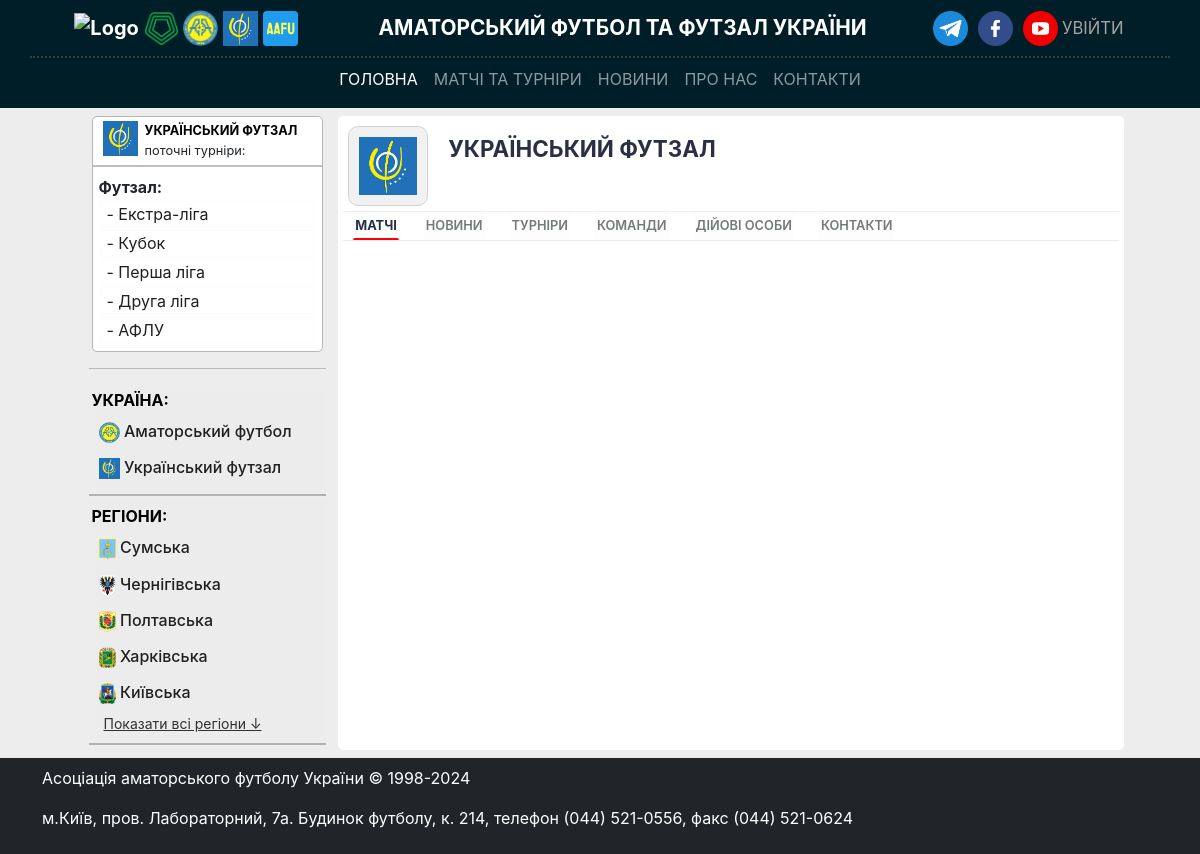
The page /region/Ukrainian_futsal on the database its author committed.
### models/region.py (models this page shows, shortened)
class Region(Base):
    __tablename__ = "regions"
    __table_args__ = (UniqueConstraint("slug", name="uq_region_slug"),)
    id: Mapped[intpk]
    name: Mapped[str] = mapped_column(String(30), nullable=False)
    emblem: Mapped[str | None] = mapped_column(String(256))
    slug: Mapped[str] = mapped_column(String(30), nullable=False, unique=True)
    status: Mapped[bool] = mapped_column(default=0, server_default="0", nullable=False)
    organizations: Mapped[list["Organization"]] = relationship(
        back_populates="region",
        cascade="all, delete-orphan",
    )
    teams: Mapped[list["Team"]] = relationship(
        back_populates="region",
    )
    stadiums: Mapped[list["Stadium"]] = relationship(
        back_populates="region",
    )
    persons: Mapped[list["Person"]] = relationship(
        back_populates="region",
    )
    contact: Mapped[list["Contact"]] = relationship(
        back_populates="region",
    )
    newstables: Mapped[list["News"]] = relationship(
        back_populates="region",
    )

### models/tournament.py (models this page shows, shortened)
class Tournament(Base):
    __tablename__ = "tournaments"
    __table_args__ = (
    )
    id: Mapped[intpk]
    name: Mapped[str] = mapped_column(String(70), nullable=False)
    full_name: Mapped[str] = mapped_column(String(100), nullable=False)
    slug: Mapped[str] = mapped_column(String(256), nullable=False, unique=True)
    logo: Mapped[str | None] = mapped_column(String(256))
    description: Mapped[str] = mapped_column(Text, default="", server_default="", nullable=True)
    football_type = Column(
        SQLAlchemyEnum(FootballType),
        default=FootballType.football,
        server_default=FootballType.football.value,
        nullable=False,
    )
    website: Mapped[str | None] = mapped_column(String)
    page_facebook: Mapped[str | None] = mapped_column(String)
    page_youtube: Mapped[str | None] = mapped_column(String)
    page_telegram: Mapped[str | None] = mapped_column(String)
    page_instagram: Mapped[str | None] = mapped_column(String)
    level_int: Mapped[int | None]
    level: Mapped[str | None]
    level_up: Mapped[str | None]
    level_down: Mapped[str | None]
    create_year: Mapped[str | None]
    organization_id: Mapped[int | None] = mapped_column(
        ForeignKey("organizations.id", onupdate="SET NULL", ondelete="SET NULL"),
    )
    football_type_id: Mapped[int] = mapped_column(
        ForeignKey("football_types.id", onupdate="SET NULL", ondelete="SET NULL"),
    )
    organization: Mapped["Organization"] = relationship(
        back_populates="tournaments",
    )
    seasons: Mapped[list["Season"]] = relationship(
        back_populates="tournament",
    )
    football_types: Mapped["FootbalType"] = relationship(
        back_populates="tournaments",
    )

### models/season.py (models this page shows, shortened)
class Season(Base):
    __tablename__ = "seasons"
    id: Mapped[intpk]
    name: Mapped[str] = mapped_column(String(70), nullable=False)
    full_name: Mapped[str] = mapped_column(String(250), nullable=True)
    start_date: Mapped[BigInteger | None] = mapped_column(BigInteger)
    end_date: Mapped[BigInteger | None] = mapped_column(BigInteger)
    year: Mapped[str | None] = mapped_column(String(20))
    logo: Mapped[str | None] = mapped_column(String(256))
    standing: Mapped[bool] = mapped_column(default=1, server_default="1", nullable=False )
    slug: Mapped[str] = mapped_column(String(100), nullable=False, unique=True)
    tournament_id: Mapped[int] = mapped_column(ForeignKey("tournaments.id", ondelete="CASCADE"),)
    team_winner_id: Mapped[int | None] = mapped_column(ForeignKey("teams.id", onupdate="SET NULL", ondelete="SET NULL"), nullable=True)
    tournament: Mapped["Tournament"] = relationship(back_populates="seasons",)
    team_winner: Mapped["Team"] = relationship("Team", back_populates="seasons_won", foreign_keys=[team_winner_id])
    matches: Mapped["Match"] = relationship(back_populates="season",)
    teams_associations: Mapped[list["Team"]] = relationship(secondary="team_seasons_association", back_populates="seasons_associations",)

### controllers/region.py (the view)
@router.get("/{region_slug}")
async def read_region_by_slug(
    request: Request,
    region_slug: str,
    db: AsyncSession = Depends(get_db),
    current_user: str = Depends(get_current_user_for_button),
):
    user_session, is_authenticated = current_user
    return render(
        "region/region.html",
        request,
        {
            "regions_list": await get_regions_list(db),  # Список регіонів (бокове меню)
            "seasons": await get_seasons_region(db, region_slug=region_slug),
            "region": await get_region(db, region_slug=region_slug),
            "matches": await get_region_matches_week(db, region_slug=region_slug),
            "news_list": await get_news_list_region(db, region_slug=region_slug),
            "is_authenticated": is_authenticated,  # Передаємо значення
            "user_session": user_session,  # Ім'я користувача
        },
    )

### templates/region/region.html (shortened to what this page needs)
{% extends "base.html" %}
{% block content %}
  {% include "region/region_header.html" %}
{% endblock %}

### templates/base.html (shortened to what this page needs)
<!doctype html>
<html lang="uk">
<head>
    <link rel="stylesheet" href="{{ url_for('static', path='css/bootstrap.min.css') }}">
    <link rel="stylesheet" href="/static/css/stl_base.css">
</head>
<body>
    <nav class="navbar navbar-expand-lg navbar-dark">
        <div class="container navTitle border-bottom-only" style="justify-content: space-around">
            <div>
                <a class="navbar-brand p-0" href="/">
                    <img src="/static/img/techical_image/icon-uaf.png" alt="Logo" height="35">
                    <img src="/static/img/techical_image/icon-pfl.png" alt="Logo" width="35">
                    <img src="/static/img/techical_image/icon-aafu.png" alt="Logo" width="35">
                    <img src="/static/img/techical_image/icon-afu.jfif" alt="Logo" width="35">
                    <img src="/static/img/techical_image/icon-site_logo.png" alt="Logo" width="35">
                </a>
            </div>
            <div>
                <p>АМАТОРСЬКИЙ ФУТБОЛ ТА ФУТЗАЛ УКРАЇНИ</p>
            </div>
            <div class="social-media">
                <div>
                    <a target="_blank" href="/">
                        <img src="/static/img/techical_image/social_media/icon_tg.png" alt="logo" width="35"/>
                    </a>
                    <a target="_blank" href="https://www.facebook.com/aafu.org.ua">
                        <img src="/static/img/techical_image/social_media/icon_fb.png" alt="logo" width="35"/>
                    </a>
                    <a target="_blank" href="https://www.youtube.com/channel/UCPjEI04Vvcr3U2Ib62tUarA">
                        <img src="/static/img/techical_image/social_media/icon_youtube.png" alt="logo" width="35"/>
                    </a>
                </div>
                <div class="logIn-logout">
                    {% if user_session %}
                        <a href="/sign-in">Вийти</a>
                    {% else %}
                        <a href="/sign-in">Увійти</a>
                    {% endif %}
                </div>
            </div>
        </div>
        <div class="container navButton">
            <div class="collapse navbar-collapse" id="navbarNav" style="">
                <ul class="navbar-nav">
                    <li class="nav-item">
                        <a class="nav-link active" aria-current="page" href="/">Головна</a>
                    </li>
                    <li class="nav-item">
                        <a class="nav-link" href="#">Матчі та турніри</a>
                    </li>
                    <li class="nav-item">
                        <a class="nav-link" href="#">Новини</a>
                    </li>
                    <li class="nav-item">
                        <a class="nav-link" href="#">Про нас</a>
                    </li>
                    <li class="nav-item">
                        <a class="nav-link" href="#">Контакти</a>
                    </li>
                </ul>
            </div>
        </div>
    </nav>
    <div class="container">
        <div class="col-12 col-md-11 col-lg-11 mx-auto my-2">
            <div class="row">
                <aside class="col-12 col-md-3">
                    {% if seasons %}
                    <div class="selected-reg">
                        <div class="selected-name">
                            <div class="selected-logo">
                              <img src="{{ url_for('static', path='/img/regions/' ~ region.emblem) }}"
                                   alt="{{ region.name }} logo"
                                   height="35em">
                            </div>
                            <div class="selected-reg-tournament">
                              <a href="/region/{{ region.slug }}" data-region-slug="{{ region.slug }}">
                                {% if 1< region.id < 26 %}
                                    <span class="span-name">{{ region.name }} область</span>
                                {% else %}
                                    <span class="span-name">{{ region.name }}</span>
                                {% endif %}
                              </a>
                              <p>поточні турніри:</p>
                            </div>
                        </div>
                        <hr class="hr-border-between">
                        <div class="region-season">
                            {% set unique_types = [] %}
                            {% for type in seasons if type.football_type.value not in unique_types %}
                              <strong>{{ unique_types.append(type.football_type.value) or type.football_type.value }}:</strong>
                              {% for season in seasons if type.football_type.value == season.football_type.value %}
                                  {% if region.slug == season.region_slug %}
                                    <a
                                      href="/region/{{ season.region_slug }}/{{ season.season_slug }}/results"
                                      title="Відкрити турнір"
                                      data-season-slug="{{ season.season_slug }}">
                                        <div class="tournament">
                                            - {{ season.season_name }}
                                        </div>
                                    </a>
                                  {% endif %}
                              {% endfor %}
                            {% endfor %}
                        </div>
                    </div>
                    <hr class="hr-border-between-first">
                    {% endif %}
                    <div class="left-menu">
                      <span class="span-name">УКРАЇНА:</span>
                      <div class="left-menu-organisations">
                        {% for region in regions_list | selectattr("status", "equalto", 1) %}
                          <a href="/region/{{ region.slug }}"
                            title="Відкрити всі діючі турніри {{ region.name }}у"
                            data-region-slug="{{ region.slug }}"
                          >
                              <div class="region_name">
                                <img
                                  src="{{ url_for('static', path='/img/regions/' ~ region.emblem) }}"
                                  alt="{{ region.name }} logo"
                                  width="21rem"
                                  height="21rem"
                                  class="leftMenu__flag"
                                >
                                <span class="leftMenu_button">{{ region.name }}</span>
                              </div>
                          </a>
                        {% endfor %}
                      </div>
                    </div>
                    <hr class="hr-border-between">
                    <div class="left-menu">
                        <span class="span-name">РЕГІОНИ:</span>
                        <div class="left-menu-organisations">
                            {% for region in regions_list | selectattr("status", "equalto", 0) %}
                                <a
                                  href="/region/{{ region.slug }}"
                                  title="Відкрити всі діючі турніри {{ region.name }} області"
                                  data-region-slug="{{ region.slug }}"
                                  class="region-link {% if loop.index > 5 %}hidden-region{% endif %}">
                                    <div class="region">
                                        <img
                                          src="{{ url_for('static', path='/img/regions/' ~ region.emblem) }}"
                                          alt="{{ region.name }} logo"
                                          width="17rem"
                                          height="21rem"
                                          class="leftMenu__flag">
                                        <span class="leftMenu_button">{{ region.name }}</span>
                                    </div>
                                </a>
                            {% endfor %}
                        </div>
                        {% if regions_list|length > 5 %}
                            <a id="toggleRegions" class="show-more-btn">Показати всі регіони ↓</a>
                        {% endif %}
                    </div>
                    <hr class="hr-border-between">
                </aside>
                <div class="col-12 col-md-9 block-content" data-main="content">
                    {% block content %}
                    {% endblock %}
                </div>
            </div>
        </div>
    </div>
    <div class="navbar navbar-expand-lg navbar-dark bg-dark">
        <div  class="container" style="color: white; display: block;">
            <p>Асоціація аматорського футболу України © 1998-2024</p>
            <p>
                м.Київ, пров. Лабораторний, 7а. Будинок футболу, к. 214,
                телефон (044) 521-0556, факс (044) 521-0624
            </p>
        </div>
    </div>
</body>
</html>

### templates/region/region_header.html (shortened to what this page needs)
<link rel="stylesheet" href="/static/css/region/stl_region_nav_block.css">
<div class="region-header">
    <div class="region-main-info">
        <div class="region-logo">
            <img class="logo_redion_in_season"
                 src="{{ url_for('static', path='/img/regions/' ~ region.emblem) }}"
                 alt="logo {{ region.name }}">
        </div>
        <div class="region-name">
            {% if 1< region.id < 26 %}
                <h5>{{ region.name }} область</h5>
            {% else %}
                <h5>{{ region.name }}</h5>
            {% endif %}
        </div>
    </div>
    <div class="nav-buttons">
        <a href="/region/{{ region.slug }}">Матчі</a>
        <a href="/region/{{ region.slug }}/news">Новини</a>
        <a href="/region/{{ region.slug }}/tournaments">Турніри</a>
        <a href="/region/{{ region.slug }}/teams">Команди</a>
        <a href="/region/{{ region.slug }}/persons">Дійові особи</a>
        <a href="/region/{{ region.slug }}/contacts">Контакти</a>
    </div>
</div>

### rows shown on the page
Region: emblem (picture), name "УКРАЇНСЬКИЙ ФУТЗАЛ", name "Український футзал"
Season: season_name "Екстра-ліга"
Tournament: football_type "Футзал"
Season: season_name "Кубок"
Season: season_name "Перша ліга"
Season: season_name "Друга ліга"
Season: season_name "АФЛУ"
Region: emblem (picture), name "Аматорський футбол"
Region: emblem (picture), name "Сумська"
Region: emblem (picture), name "Чернігівська"
Region: emblem (picture), name "Полтавська"
Region: emblem (picture), name "Харківська"
Region: emblem (picture), name "Київська"
